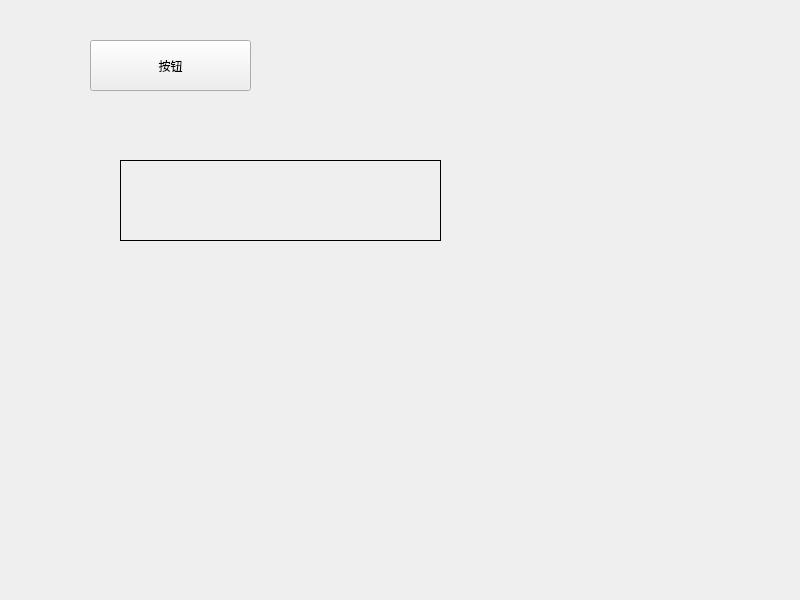
<?xml version="1.0" encoding="UTF-8"?>
<ui version="4.0">
 <class>Widget</class>
 <widget class="QWidget" name="Widget">
  <property name="geometry">
   <rect>
    <x>0</x>
    <y>0</y>
    <width>800</width>
    <height>600</height>
   </rect>
  </property>
  <property name="windowTitle">
   <string>Widget</string>
  </property>
  <widget class="MyLabel" name="label">
   <property name="geometry">
    <rect>
     <x>120</x>
     <y>160</y>
     <width>321</width>
     <height>81</height>
    </rect>
   </property>
   <property name="frameShape">
    <enum>QFrame::Box</enum>
   </property>
   <property name="text">
    <string/>
   </property>
  </widget>
  <widget class="pushbutton" name="pushButton">
   <property name="geometry">
    <rect>
     <x>90</x>
     <y>40</y>
     <width>161</width>
     <height>51</height>
    </rect>
   </property>
   <property name="text">
    <string>按钮</string>
   </property>
  </widget>
 </widget>
 <customwidgets>
  <customwidget>
   <class>MyLabel</class>
   <extends>QLabel</extends>
   <header>mylabel.h</header>
  </customwidget>
  <customwidget>
   <class>pushbutton</class>
   <extends>QPushButton</extends>
   <header>pushbutton.h</header>
  </customwidget>
 </customwidgets>
 <resources/>
 <connections/>
</ui>
